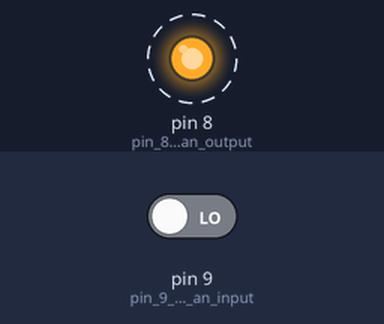
A sketch run on a simulated Arduino Uno, built with avr-gcc and run on an emulated ATmega328P. Shown: output pins drawn as LEDs (lit = HIGH). Dashed ring = blinking. The inputs (shaded band) are chosen by the test bench; at power-on: pin 9 (pin_9_becomes_an_input) LOW. What the sketch prints to the serial monitor is not drawn.

Above: at 36.2 s.
Timing chart, 0 to 36.5 s (numbered marks = the images above):
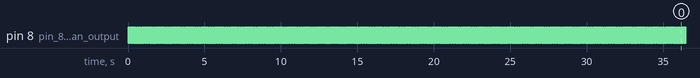

The sketch:

timer_1_interupt_test_ino.ino
```cpp
#include <avr/io.h> // includes external libraries
#include <avr/interrupt.h>
volatile unsigned int asdf = 0; // makes asdf volatile and equals zero
volatile unsigned int count = 0; // makes count volatile and equals zero
void setup()
{
  Serial.begin(57600);
  pinMode(9, INPUT);  // pin 9 becomes an input
  pinMode(8, OUTPUT); // pin 8 becomes an output
  cli();
  TCCR1A = 0; // clears register
  TCCR1B = 0; // clears register
  TCCR1B = (1 << CS12)| (0 << CS11)| (1 << CS10);//pre scaler
  TIMSK1 = (1 << OCIE1A); // enables the interrupt on match to register
  OCR1A = 625; // up to a very high number // compare register

  PCICR = (1 << PCIE0); // pin change interrupt control register
  PCMSK0 = (1 << PCINT1);
  sei(); // enables global interrupt
}
void loop()
{
  // do some crazy stuff while my LED keeps blinking
}
ISR(TIMER1_COMPA_vect)// interrupt routine on compare
{
  // count = count + 1;
  count = (960)/count; //divisions * time / count
  count = 100000/count;
  Serial.println(count);
 // Serial.println(asdf);
  count = 0;
  //asdf = (16/count)/24;
  digitalWrite(8, !digitalRead(8)); // toggles between high and low
  TCNT1 = 0; // reset timer to zero
}
ISR(PCINT0_vect)
{
 // digitalWrite(8, !digitalRead(8));
  count = count + 1;
 // asdf = (40/24) * count;
}
```

Measured:
- by itself, pin 8 (pin_8_becomes_an_output): alternates HIGH for 0.04 s and LOW for 0.04 s
